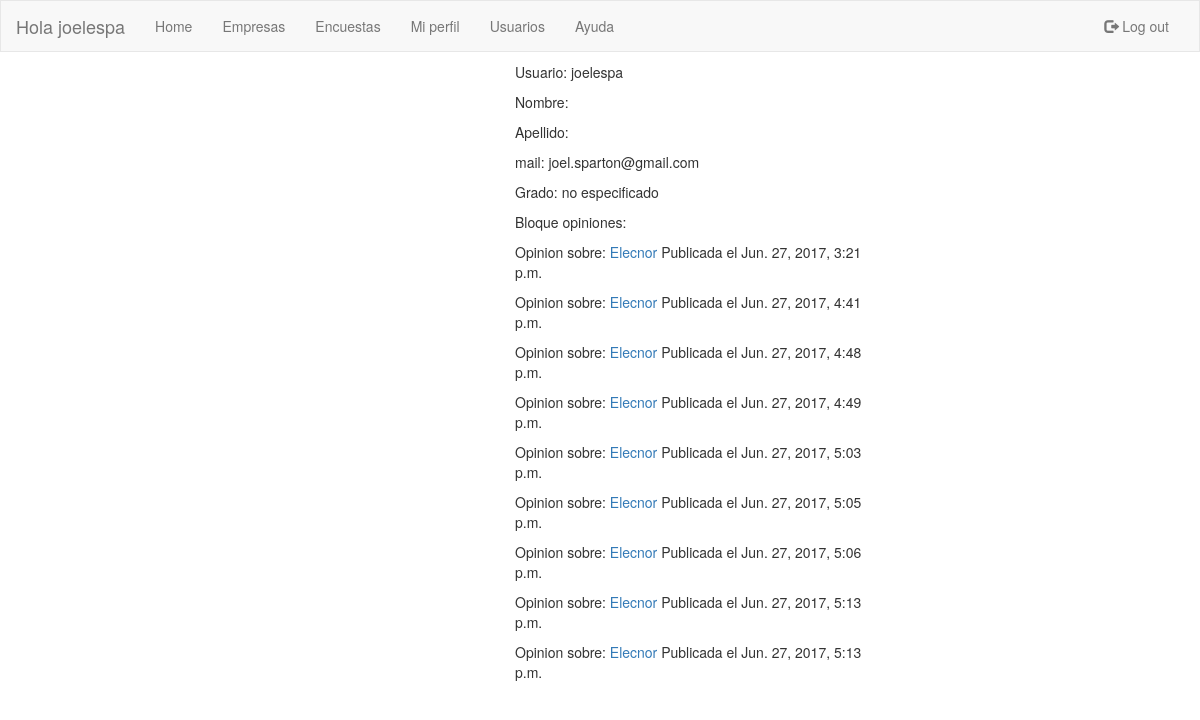
The page /usuarios/miperfil/ (signed in) on the database as committed earlier.
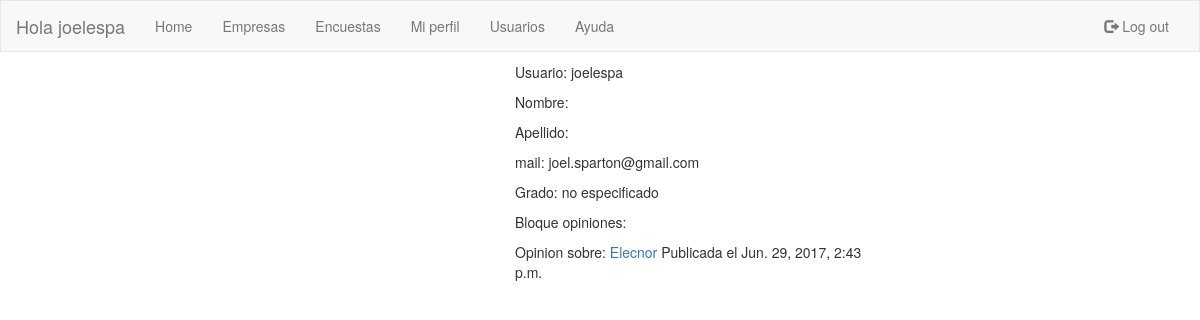
The same page on the database as committed later.
### sopa/models.py (models this page shows)
class usuarios (AbstractUser):
    id_grado = models.IntegerField(null=True,blank=True,default='0')

class encuestas (models.Model):
    user = models.TextField(max_length=20,null=True,blank=True,default='')
    nombre_empresa = models.TextField(max_length=30,null=True,blank=True,default='')
    tutor = models.TextField(max_length=20,null=True,blank=True,default='')
    departamento = models.TextField(max_length=20,null=True,blank=True,default='')
    id_encuesta = models.IntegerField(null=True,blank=True,default='0')
    created_date = models.DateTimeField(default=timezone.now)
    pf1 = models.TextField(max_length=20,null=True,blank=True,default='')
    pf11 = models.TextField(max_length=20,null=True,blank=True,default='')
    pf2 = models.TextField(max_length=20,null=True,blank=True,default='')
    pf22 = models.TextField(max_length=20,null=True,blank=True,default='')
    pb1 = models.TextField(max_length=20,null=True,blank=True,default='')
    pb2 = models.TextField(max_length=20,null=True,blank=True,default='')
    pb3 = models.TextField(max_length=20,null=True,blank=True,default='')
    pb4 = models.TextField(max_length=20,null=True,blank=True,default='')
    ps1 = models.TextField(max_length=20,null=True,blank=True,default='')
    ps2 = models.TextField(max_length=20,null=True,blank=True,default='')
    ps3 = models.TextField(max_length=20,null=True,blank=True,default='')
    ps4 = models.TextField(max_length=20,null=True,blank=True,default='')
    ps5 = models.TextField(max_length=20,null=True,blank=True,default='')
    ps6 = models.TextField(max_length=20,null=True,blank=True,default='')
    ps7 = models.TextField(max_length=20,null=True,blank=True,default='')
    pa1 = models.TextField(max_length=20,null=True,blank=True,default='')
    pa2 = models.TextField(max_length=20,null=True,blank=True,default='')
    nota = models.IntegerField(null=True,blank=True,default='0')

### sopa/views.py (the view)
# urls.py: url(r'^usuarios/miperfil/$', views.miperfil, name='mi_perfil'),
@login_required
def miperfil(request):
    usuario = get_object_or_404(usuarios, username = request.user)
    try:
        grado = grados.objects.get(id_grado=usuario.id_grado)
    except ObjectDoesNotExist:
        grado = "no especificado"
    print (grado)
    op = encuestas.objects.filter(user = usuario.username).order_by('created_date')
    return render(request, 'sopa/perfil_usuario.html', {'titulo': 'SOPA Mi perfil' ,'usuario' : usuario, 'grado' : grado, 'opinion' : op})

### sopa/templates/sopa/perfil_usuario.html
{% extends "sopa/index.html" %}
{% block content %}
<div class ="row col-md-4 col-md-offset-5">
<p> Usuario: {{usuario.username}} </p>
<p> Nombre: {{usuario.first_name}} </p>
<p> Apellido: {{usuario.last_name}} </p>
<p> mail: {{usuario.email}} </p>
<p> Grado: {{grado}}{{grado.nombre_grado}} </p>
  <p> Bloque opiniones:</p>
  {%for op in opinion%}
  <p>Opinion sobre: <a href='/encuesta/detalle/{{op.pk}}'>{{op.nombre_empresa}}</a> Publicada el {{op.created_date}}</p>
  {% endfor %}
</div>
{% endblock content %}

### sopa/templates/sopa/index.html (shortened to what this page needs)
{% load staticfiles %}
<!DOCTYPE html>
<html lang="en">
<head>
  <link rel="stylesheet" href="https://maxcdn.bootstrapcdn.com/bootstrap/3.3.7/css/bootstrap.min.css">
  <link rel="stylesheet" href="{% static 'css/sopa.css' %}">
</head>
<body>
  <nav class="navbar navbar-default">
    <div class="container-fluid">
      <div class="navbar-header">
        <a class="navbar-brand" >Hola {{ user.username }}</a>
      </div>
      <div class="collapse navbar-collapse" id="myNavbar">
        <ul class="nav navbar-nav">
          <li><a href="/">Home</a></li>
          <li><a title="Empresas" href="/empresas">Empresas</a></li>
          <li><a title="Encuestas" href="/encuesta">Encuestas</a></li>
          <li><a title="Mi perfil" href="/usuarios/miperfil">Mi perfil</a></li>
          <li><a title="Usuarios" href="/usuarios">Usuarios</a></li>
          <li><a title="Ayuda" href="#">Ayuda</a></li>
        </ul>
        <ul class="nav navbar-nav navbar-right">
          {% if user.is_authenticated %}
          <li><a href="/logout"><span class="glyphicon glyphicon-log-out"></span> Log out</a></li>
          {% else %}
          <li><a href="/login"><span class="glyphicon glyphicon-log-in"></span> Sing In</a></li>
          {% endif %}
        </ul>
      </div>
  </div>
</nav>
<body>
{% block content %}
{% endblock content %}
</body>

### sopa/static/css/sopa.css (style rules this page uses)
.navbar { margin-bottom: 0; border-radius: 0; }
.row { margin-top: 10px; }

Rows that differ between the two databases and show on the page:
removed encuestas: nombre_empresa "Elecnor", created_date "Jun. 27, 2017, 3:21 p.m."
removed encuestas: nombre_empresa "Elecnor", created_date "Jun. 27, 2017, 4:41 p.m."
removed encuestas: nombre_empresa "Elecnor", created_date "Jun. 27, 2017, 4:49 p.m."
removed encuestas: nombre_empresa "Elecnor", created_date "Jun. 27, 2017, 5:03 p.m."
removed encuestas: nombre_empresa "Elecnor", created_date "Jun. 27, 2017, 5:05 p.m."
removed encuestas: nombre_empresa "Elecnor", created_date "Jun. 27, 2017, 5:06 p.m."
removed encuestas: nombre_empresa "Elecnor", created_date "Jun. 27, 2017, 5:13 p.m."
removed encuestas: nombre_empresa "Elecnor", created_date "Jun. 27, 2017, 5:13 p.m."
changed encuestas "Elecnor": created_date "Jun. 27, 2017, 4:48 p.m." → "Jun. 29, 2017, 2:43 p.m."
